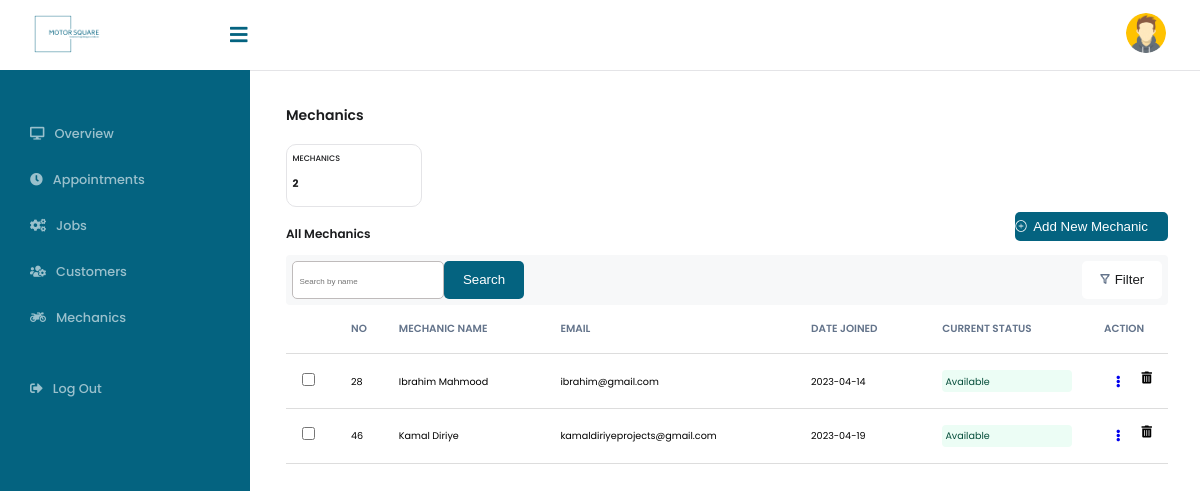
The app's page /admin/mechanics.php (signed in) with its own data.
### tables this page shows
CREATE TABLE `mechanicinfo` (
  `id` int(11) NOT NULL,
  `address` varchar(250) NOT NULL,
  `phone2` int(250) NOT NULL,
  `currentStatus` varchar(50) DEFAULT 'Available',
  `userId` int(11) NOT NULL
);

CREATE TABLE `user` (
  `userId` int(11) NOT NULL,
  `fullName` varchar(255) NOT NULL,
  `email` varchar(255) NOT NULL,
  `password` varchar(255) NOT NULL,
  `image` varchar(255) DEFAULT NULL,
  `phone` varchar(50) DEFAULT NULL,
  `level` int(1) NOT NULL,
  `dateJoined` date DEFAULT current_timestamp()
);

### admin/mechanics.php (the view, shortened to what this page needs)
<?php
require_once('../shared/connection.php');
$query = "SELECT  * FROM user INNER JOIN mechanicinfo ON user.userid = mechanicinfo.userId
WHERE user.level = 3";
$queryResult = $connection->query($query);
$countMechanic="SELECT count(*) as total from user where level = 3";
$dataMechanic= $connection->query($countMechanic);
$totalJobCount=$dataMechanic->fetch_assoc();
require_once("../shared/header.php");
require_once('shared/sidebar.php');
?>
    <div class="content">
      <div class="dashboard__overview">
        <p class="dashboard__title mt-sm">Mechanics</p>
        <div class="card__box flex-display--column">
          <p class="card__box--title">Mechanics</p>
          <p class="card__box--description"><?php echo $totalJobCount["total"]; ?></p>
        </div>
        <div class="dashboard__table-header flex-display">
          <p class="dashboard__subtitle">All Mechanics</p>
          <form method="post">
          <button type="submit" name="submitNewMechanic" id="submitNewMechanic" class="btn btn-primary btn-full btn-primary-before-job--2">
            Add New Mechanic
          </button>
          </form>
        </div>
        <div class="dashboard__search-header flex-display">
          <div class="dashboard__search-box flex-display">
            <input type="search" name="mainSearchJob" id="mainSearchJob" placeholder="Search by name" />
            <button class="btn btn-primary">Search</button>
          </div>
          <button class="btn btn-white btn-white-after">Filter</button>
        </div>
        <table>
          <thead>
            <tr>
              <th class="checkbox"></th>
              <th class="sn">NO</th>
              <th>MECHANIC NAME</th>
              <th>Email</th>
              <th>DATE JOINED</th>
              <th>CURRENT STATUS</th>
              <th class="action">Action</th>
            </tr>
          </thead>
          <tbody id="mainJobTable">
          <?php while($row=$queryResult->fetch_assoc()) { ?>
            <tr>
              <td class="checkbox"><input type="checkbox" /></td>
              <td class="sn"><?php echo $row["userId"]; ?></td>
              <td><?php echo $row["fullName"]; ?></td>
              <td><?php echo $row["email"]; ?></td>
              <td><?php echo $row["dateJoined"]; ?></td>
              <td>
                 <?php if($row["currentStatus"] == 0){?>
                <p class="processing">Busy</p>
                <?php } else {?>
                  <p class="completed">Available</p>
                <?php }?>
              </td>
              <td class="action">
                <div class="flex-display icon-size">
                 <a href="editMechanic.php?userId=<?php echo $row["userId"]; ?>"><i class="fas fa-ellipsis-v three-dots edit-mechanic-data"></i></a>
                  <i class="fas fa-trash-alt delete-mechanic-data"></i>
                </div>
              </td>
            </tr>
            <?php } ?>
          </tbody>
        </table>
      </div>
    </div>
<?php require_once("../shared/footer.php"); ?>

### css/style.css (style rules this page uses)
* { margin: 0; padding: 0; }
*, *::after, *::before { margin: 0; padding: 0; }
*, *::before, *::after { box-sizing: inherit; }
html { box-sizing: border-box; font-size: 62.5%; font-family: "Poppins", sans-serif; }
@media only screen and (max-width: 75em) { html { font-size: 50%; } }
a, ul, li { list-style: none; text-decoration: none; }
body { font-family: "Poppins", sans-serif; font-weight: 500; font-style: normal; line-height: 1.6; text-decoration: none; -ms-overflow-style: none; scrollbar-width: none; }
.profile-icon-edit, .close-modal-job-processing, .select-admin-mechanic, .delete-mechanic-data, .edit-mechanic-data, .select-admin-job--2, .delete-customer-data, .select-admin-customer, .appoint-delete-icon, .pointer, .appointment-to-assign { cursor: pointer; }
.mt-sm { margin-top: 0.7rem; }
input, select, .text-area, .media-container { border: 1px solid #bfbbbb !important; }
p { padding: 0 !important; }
.btn { cursor: pointer; max-width: 28rem; border: none; border-radius: 5px; outline: none; padding: 0.8rem 0; min-width: 10rem; }
.btn-primary { background-color: #046380; color: white; }
.btn-primary-before-job--2 { max-width: 20rem; width: 100%; padding-right:20px; }
.btn-primary-before-job--2::before { display: inline-block; background-image: url("/img/add.png"); background-repeat: no-repeat; width: 15px; height: 15px; background-size: 12px 12px; content: ""; vertical-align: middle; }
.btn-full { max-width: 28rem; width: 100%; }
.btn-white { background-color: #ffffff; color: #1b1c1e; width: 9rem; }
.btn-white-after::before { display: inline-block; background-image: url("/img/filter.png"); background-repeat: no-repeat; width: 15px; height: 13px; background-size: 10px 10px; content: ""; vertical-align: middle; }
.card__box { border: 1px solid #e4e4e7; padding: 0.68rem; border-radius: 10px; max-width: 17rem; width: 100%; }
.card__box--title { font-size: 1rem; font-weight: 500; line-height: 18px; color: #1b1c1e; text-transform: uppercase; }
.card__box--description { font-weight: 700; color: #1b1c1e; font-size: 1.3rem; line-height: 32px; }
table { border-collapse: collapse; width: 100%; margin-bottom: 5rem; }
table thead tr th { color: #64748b; font-size: 1.3rem; font-weight: 600; text-transform: uppercase; }
table tbody tr td { font-size: 1.2rem; font-weight: 400; }
th, td { text-align: left; padding: 16px; border-bottom: 1px solid #ddd; }
th { background-color: #ffffff; font-weight: bold; }
.checkbox { width: 20px; }
.sn { width: 30px; }
.action { width: 80px; }
.completed { color: #064e3b; background-color: #ecfdf5; padding: 0.4rem !important; border-radius: 4px !important; }
.icon-size { font-size: 1.5rem; max-width: 6rem; }
.three-dots { text-align: center; margin-left: 1.5rem; cursor: pointer; }
.flex-display { display: flex; justify-content: space-between; }
.flex-display--column { display: flex; flex-direction: column; }
.dashboard__overview { max-width: 144rem; display: flex; overflow: hidden; flex-direction: column; }
.content { margin-left: 250px; height: 100vh; transition: 0.5s; margin-top: 70px; padding-top: 20px; padding-left: 4.5rem; padding-right: 4rem; }
.dashboard__title { font-size: 1.75rem; color: #1b1c1e; line-height: 38.25px; font-weight: 600; margin-bottom: 1.25rem; }
.dashboard__subtitle { font-size: 1.5rem; color: #1b1c1e; line-height: 25px; font-weight: 600; margin-bottom: 0.1rem; margin-top: 1.8rem; }
.dashboard__table-header { flex-wrap: wrap; align-items: center; margin-bottom: 1rem; }
.dashboard__search-header { padding: 0.75rem; background-color: #f7f8f9; border-radius: 4px; }
.dashboard__search-box { max-width: 28rem; width: 100%; }
.dashboard__search-box button { width: 100%; width: 10rem; }
.dashboard__search-box input { padding: 1.3rem 0.8rem; border-radius: 5px; outline: none; border: none; max-width: 19rem; background-color: #ffffff; }
.dashboard__search-box input::placeholder { font-size: 1rem; font-style: normal; font-weight: 400; text-align: left; }
form { display: flex; flex-direction: column; }
input[type="checkbox"] { margin-right: 0.5rem; }

### records on screen
mechanicinfo: userId "28", userId.fullName "Ibrahim Mahmood", userId.email "ibrahim@gmail.com", userId.dateJoined "2023-04-14", currentStatus "Available"
mechanicinfo: userId "46", userId.fullName "Kamal Diriye", userId.email "kamaldiriyeprojects@gmail.com", userId.dateJoined "2023-04-19", currentStatus "Available"

### other values on screen
$totalJobCount["total"] "2"
